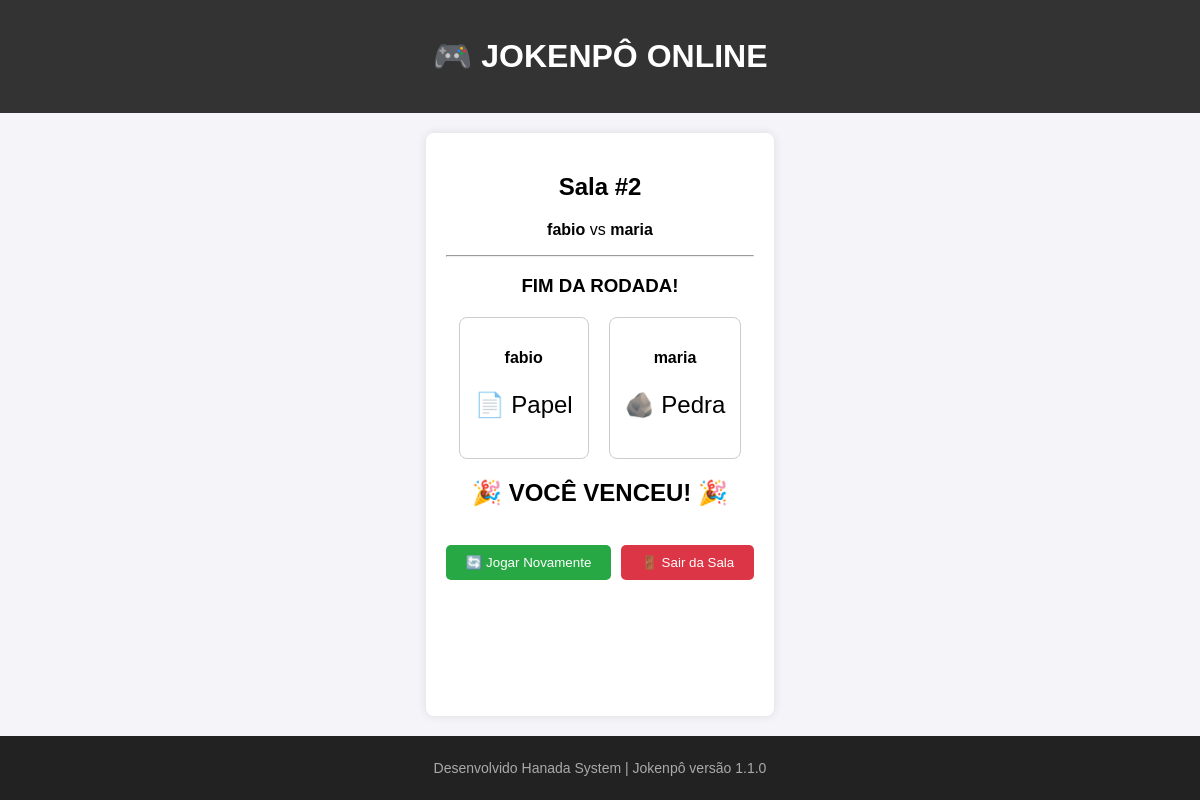
Screenshot of /sala/2/ (signed in) with the database file from the repository.
### jogo/models.py (models this page shows, shortened)
class Sala(models.Model):
    jogador1 = models.ForeignKey(User, related_name='jogos_como_j1', on_delete=models.CASCADE)
    jogador2 = models.ForeignKey(User, related_name='jogos_como_j2', on_delete=models.SET_NULL, null=True, blank=True)
    escolha_j1 = models.CharField(max_length=10, blank=True, null=True)
    escolha_j2 = models.CharField(max_length=10, blank=True, null=True)
    status = models.CharField(max_length=30, default='aguardando_oponente')
    resultado = models.CharField(max_length=20, blank=True, null=True)
    criado_em = models.DateTimeField(auto_now_add=True)

### jogo/views.py (the view, shortened to what this page needs)
# urls.py: path('sala/<int:sala_id>/', views.entrar_sala, name='entrar_sala'),
@login_required
def entrar_sala(request, sala_id):
    sala = get_object_or_404(Sala, id=sala_id)
    if sala.status in ['em_andamento', 'finalizado'] and not sala.jogador2:
        sala.status = 'aguardando_oponente'
        sala.escolha_j1 = None
        sala.escolha_j2 = None
        sala.resultado = None
        sala.save()
    if sala.status == 'aguardando_oponente' and not sala.jogador2 and sala.jogador1 != request.user:
        sala.jogador2 = request.user
        sala.status = 'em_andamento'
        sala.save()
    if request.user == sala.jogador1 or request.user == sala.jogador2:
        return render(request, 'jogo/sala.html', {'sala': sala})
    return redirect('home')

### jogo/templates/jogo/sala.html (shortened to what this page needs)
{% extends 'jogo/base.html' %}
{% block content %}
    <div style="text-align: center;">
        <h2>Sala #{{ sala.id }}</h2>
        <p><b>{{ sala.jogador1.username }}</b> vs <b>{% if sala.jogador2 %}{{ sala.jogador2.username }}{% else %}Aguardando oponente...{% endif %}</b></p>
        <hr>
        {% if sala.status == 'aguardando_oponente' %}
            <p>⏳ Aguardando um segundo jogador entrar na sala...</p>
            <form action="{% url 'sair_sala' sala.id %}" method="POST">
                {% csrf_token %}
                <button type="submit" style="padding: 8px 15px; background: #dc3545; color: white; border: none; border-radius: 5px; cursor: pointer; margin-top: 10px;">
                    🚪 Abandonar Sala
                </button>
            </form>
        {% elif sala.status == 'finalizado' %}
            <h3>FIM DA RODADA!</h3>
            <div style="display: flex; justify-content: center; gap: 20px; margin: 20px 0;">
                <div style="border: 1px solid #ccc; padding: 15px; border-radius: 8px;">
                    <p><b>{{ sala.jogador1.username }}</b></p>
                    <p style="font-size: 24px;">
                        {% if sala.escolha_j1 == 'pedra' %}🪨 Pedra{% elif sala.escolha_j1 == 'papel' %}📄 Papel{% else %}✂️ Tesoura{% endif %}
                    </p>
                </div>
                <div style="border: 1px solid #ccc; padding: 15px; border-radius: 8px;">
                    <p><b>{{ sala.jogador2.username }}</b></p>
                    <p style="font-size: 24px;">
                        {% if sala.escolha_j2 == 'pedra' %}🪨 Pedra{% elif sala.escolha_j2 == 'papel' %}📄 Papel{% else %}✂️ Tesoura{% endif %}
                    </p>
                </div>
            </div>
            <h2>
                {% if sala.resultado == 'empate' %}
                    🤝 EMPATE!
                {% elif sala.resultado == 'vitoria_j1' and request.user == sala.jogador1 or sala.resultado == 'vitoria_j2' and request.user == sala.jogador2 %}
                    🎉 VOCÊ VENCEU! 🎉
                {% else %}
                    😢 VOCÊ PERDEU! 😢
                {% endif %}
            </h2>
            <br>
            <div style="display: flex; justify-content: center; gap: 10px;">
                <form action="{% url 'jogar_novamente' sala.id %}" method="POST">
                    <button type="submit" style="padding: 10px 20px; background: #28a745; color: white; border: none; border-radius: 5px; cursor: pointer;">
                        🔄 Jogar Novamente
                    </button>
                </form>
                <form action="{% url 'sair_sala' sala.id %}" method="POST">
                    <button type="submit" style="padding: 10px 20px; background: #dc3545; color: white; border: none; border-radius: 5px; cursor: pointer;">
                        🚪 Sair da Sala
                    </button>
                </form>
            </div>
        {% endif %}
    </div>
{% endblock %}

### jogo/templates/jogo/base.html (style rules this page uses)
body { font-family: Arial, sans-serif; background-color: #f4f4f9; margin: 0; padding: 0; display: flex; flex-direction: column; min-height: 100vh; }

### rows the page displays
Sala: id "2", jogador1.username "fabio", jogador2.username "maria"
